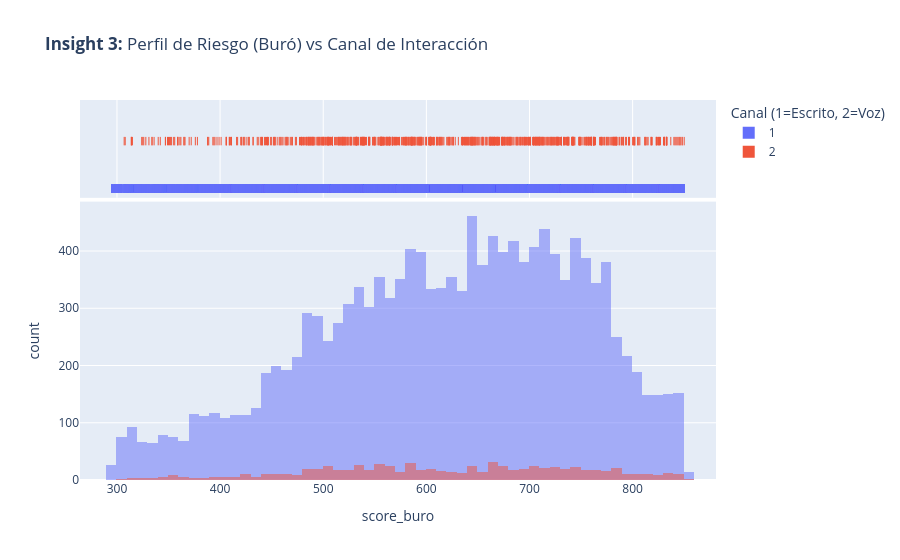

Write notebook code for a chart like this one.
### Code cell
fig3 = px.histogram(master_df, 
                   x="score_buro", 
                   color="canal_bot_fav", 
                   marginal="rug",
                   title="<b>Insight 3:</b> Perfil de Riesgo (Buró) vs Canal de Interacción",
                   labels={'canal_bot_fav': 'Canal (1=Escrito, 2=Voz)'},
                   barmode="overlay")
fig3.show()

### Figure 1 — Plotly figure (JSON) as saved in the notebook; plotly's stock layout.template omitted (floating-point values rounded to 4 significant figures; data arrays with more than 128 entries replaced by an {"elided": "..."} marker saying what was removed)
{"data": [{"bingroup": "x", "hovertemplate": "Canal (1=Escrito, 2=Voz)=1<br>score_buro=%{x}<br>count=%{y}<extra></extra>", "legendgroup": "1", "marker": {"color": "#636efa", "opacity": 0.5, "pattern": {"shape": ""}}, "name": "1", "orientation": "v", "showlegend": true, "type": "histogram", "x": {"elided": "14221 int values"}, "xaxis": "x", "yaxis": "y"}, {"boxpoints": "all", "fillcolor": "rgba(255,255,255,0)", "hoveron": "points", "hovertemplate": "Canal (1=Escrito, 2=Voz)=1<br>score_buro=%{x}<extra></extra>", "jitter": 0, "legendgroup": "1", "line": {"color": "rgba(255,255,255,0)"}, "marker": {"color": "#636efa", "symbol": "line-ns-open"}, "name": "1", "showlegend": false, "type": "box", "x": {"elided": "14221 int values"}, "xaxis": "x2", "yaxis": "y2"}, {"bingroup": "x", "hovertemplate": "Canal (1=Escrito, 2=Voz)=2<br>score_buro=%{x}<br>count=%{y}<extra></extra>", "legendgroup": "2", "marker": {"color": "#EF553B", "opacity": 0.5, "pattern": {"shape": ""}}, "name": "2", "orientation": "v", "showlegend": true, "type": "histogram", "x": {"elided": "804 int values"}, "xaxis": "x", "yaxis": "y"}, {"boxpoints": "all", "fillcolor": "rgba(255,255,255,0)", "hoveron": "points", "hovertemplate": "Canal (1=Escrito, 2=Voz)=2<br>score_buro=%{x}<extra></extra>", "jitter": 0, "legendgroup": "2", "line": {"color": "rgba(255,255,255,0)"}, "marker": {"color": "#EF553B", "symbol": "line-ns-open"}, "name": "2", "showlegend": false, "type": "box", "x": {"elided": "804 int values"}, "xaxis": "x2", "yaxis": "y2"}], "layout": {"barmode": "overlay", "legend": {"title": {"text": "Canal (1=Escrito, 2=Voz)"}, "tracegroupgap": 0}, "title": {"text": "<b>Insight 3:</b> Perfil de Riesgo (Buró) vs Canal de Interacción"}, "xaxis": {"anchor": "y", "domain": [0, 1], "title": {"text": "score_buro"}}, "xaxis2": {"anchor": "y2", "domain": [0, 1], "matches": "x", "showgrid": true, "showticklabels": false}, "yaxis": {"anchor": "x", "domain": [0, 0.7326], "title": {"text": "count"}}, "yaxis2": {"anchor": "x2", "domain": [0.7426, 1], "matches": "y2", "showgrid": false, "showline": false, "showticklabels": false, "ticks": ""}}}
